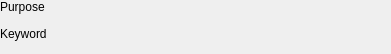
<?xml version="1.0" encoding="UTF-8"?>
<ui version="4.0">
 <class>imsmdClassificationWidget</class>
 <widget class="QWidget" name="imsmdClassificationWidget">
  <property name="geometry">
   <rect>
    <x>0</x>
    <y>0</y>
    <width>391</width>
    <height>54</height>
   </rect>
  </property>
  <property name="windowTitle">
   <string>Form</string>
  </property>
  <layout class="QGridLayout" name="gridLayout">
   <property name="margin">
    <number>0</number>
   </property>
   <property name="spacing">
    <number>0</number>
   </property>
   <item row="0" column="0">
    <widget class="QLabel" name="label_19">
     <property name="text">
      <string>Purpose</string>
     </property>
     <property name="alignment">
      <set>Qt::AlignLeading|Qt::AlignLeft|Qt::AlignTop</set>
     </property>
     <property name="margin">
      <number>5</number>
     </property>
    </widget>
   </item>
   <item row="0" column="1">
    <layout class="QVBoxLayout" name="clPurposeLayout">
     <property name="spacing">
      <number>0</number>
     </property>
    </layout>
   </item>
   <item row="1" column="0">
    <widget class="QLabel" name="label_20">
     <property name="text">
      <string>Keyword</string>
     </property>
     <property name="alignment">
      <set>Qt::AlignLeading|Qt::AlignLeft|Qt::AlignTop</set>
     </property>
     <property name="margin">
      <number>5</number>
     </property>
    </widget>
   </item>
   <item row="1" column="1">
    <layout class="QVBoxLayout" name="clKeywordLayout">
     <property name="spacing">
      <number>0</number>
     </property>
    </layout>
   </item>
  </layout>
 </widget>
 <resources/>
 <connections/>
</ui>
